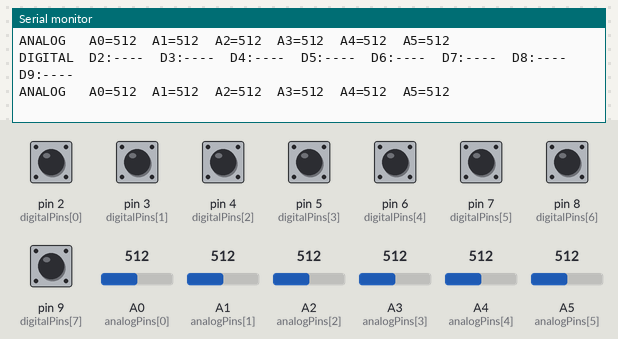
Bench run of a sketch on a simulated Arduino Uno, built with avr-gcc and run on an emulated ATmega328P. On the bench: the last lines printed to the serial monitor. Inputs (shaded band) come from the test bench; at power-on: pin 2 (digitalPins[0]), pin 3 (digitalPins[1]), pin 4 (digitalPins[2]), pin 5 (digitalPins[3]), pin 6 (digitalPins[4]), pin 7 (digitalPins[5]), pin 8 (digitalPins[6]), pin 9 (digitalPins[7]) HIGH, A1 (analogPins[1]) = 512, A3 (analogPins[3]) = 512, A0 (analogPins[0]) = 512, A2 (analogPins[2]) = 512, A4 (analogPins[4]) = 512, A5 (analogPins[5]) = 512.

Above: at 4.2 s.
4.3 s: A1 (analogPins[1]) set to 105
At 4.6 s:
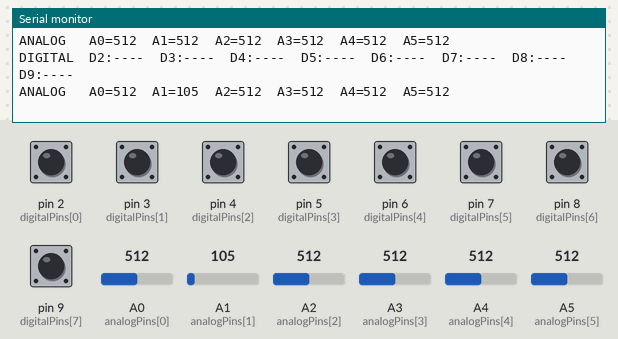
7.3 s: A1 (analogPins[1]) set to 90
At 7.43 s:
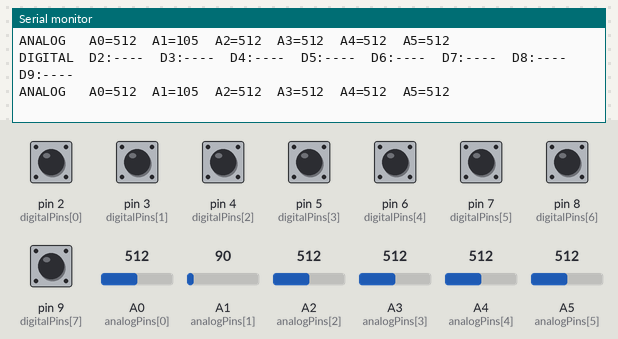
16.6 s: A3 (analogPins[3]) set to 104
At 16.7 s:
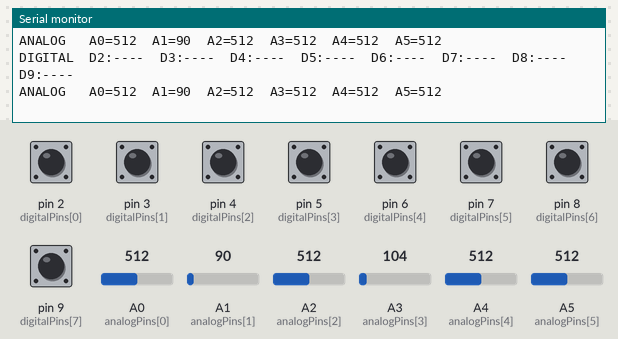
18.1 s: A3 (analogPins[3]) set to 90
At 18.11 s:
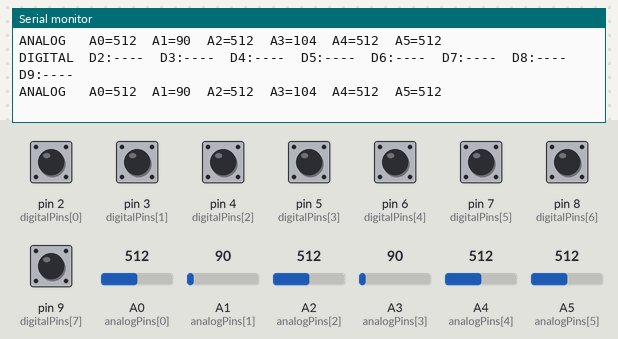
Timing chart, 0 to 20.6 s (numbered marks = the images above; inputs shaded):
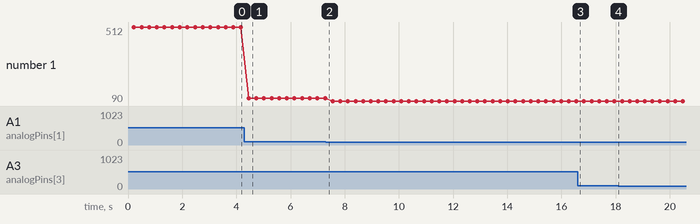

The sketch:

ButtonTest.ino
```cpp
/*
 * ButtonTest.ino
 *
 * Simple circuit-test sketch for the HaH board (ATmega32U4 / Leonardo / Pro Micro).
 * Scans digital pins 2-9 and all analog pins, printing each one's state to the
 * Serial Monitor. Open Tools > Serial Monitor at 9600 baud to watch.
 *
 * Digital pins 2-9 use INPUT_PULLUP, so to test a button just wire it between
 * the pin and GND -- no external resistor needed. Pressed reads LOW.
 * Analog pins are read raw (0..1023).
 */

// --- Digital pins to test (2 through 9) ---
const int digitalPins[] = {2, 3, 4, 5, 6, 7, 8, 9};
const int NUM_DIGITAL = sizeof(digitalPins) / sizeof(digitalPins[0]);

// --- Analog pins to test ---
const int analogPins[] = {A0, A1, A2, A3, A4, A5};
const char* analogNames[] = {"A0", "A1", "A2", "A3", "A4", "A5"};
const int NUM_ANALOG = sizeof(analogPins) / sizeof(analogPins[0]);

void setup() {
  Serial.begin(9600);
  while (!Serial) {
    ; // wait for the Serial Monitor to open (needed on 32U4 boards)
  }

  // Digital pins use internal pull-ups: button wired pin->GND, pressed = LOW
  for (int i = 0; i < NUM_DIGITAL; i++) {
    pinMode(digitalPins[i], INPUT_PULLUP);
  }

  for (int i = 0; i < NUM_ANALOG; i++) {
    pinMode(analogPins[i], INPUT);
  }

  Serial.println("Input test ready.");
  Serial.println("Digital pins 2-9: INPUT_PULLUP -> pressed = LOW (wire button pin->GND).");
  Serial.println("Analog pins A0-A5: raw 0..1023.");
  Serial.println();
}

void loop() {
  // --- Digital pins 2-9 ---
  Serial.print("DIGITAL  ");
  for (int i = 0; i < NUM_DIGITAL; i++) {
    int raw = digitalRead(digitalPins[i]);
    bool pressed = (raw == LOW); // active-low with pull-up

    Serial.print("D");
    Serial.print(digitalPins[i]);
    Serial.print(":");
    Serial.print(pressed ? "PRESS" : "----");
    Serial.print("  ");
  }
  Serial.println();

  // --- Analog pins ---
  Serial.print("ANALOG   ");
  for (int i = 0; i < NUM_ANALOG; i++) {
    int value = analogRead(analogPins[i]);
    Serial.print(analogNames[i]);
    Serial.print("=");
    Serial.print(value);
    Serial.print("  ");
  }
  Serial.println();
  Serial.println();

  delay(200); // slow the output down so it is readable
}
```

Measured:
- after the input at 4.3 s, the serial monitor: prints a new line after 0.15 s (image 1)
- plotted number 1: 512 → 105 after the input at 4.3 s, 105 → 90 after the input at 7.3 s
